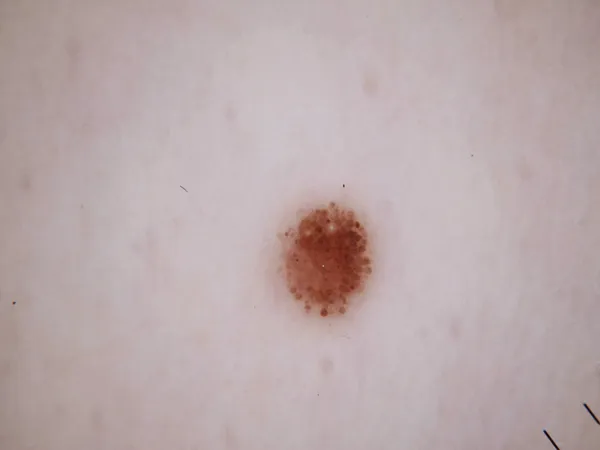
#> input picture assests/sample.webp, 600 x 450 px; its folder holds only this picture in this run
$ python -i scorer.py   (imports and definitions only)
#> lines starting #> are read from the running program, lines starting #| are printed output that depends on the picture; after the words box and inside, x2 and y2 are one past the last pixel; in counts of white or black regions, pixels touching at a corner belong together
#> further down, picture is the input picture: shape (450, 600, 3); mean B, G, R 171, 170, 186.3
# research/mst_scorer.py
import cv2
import numpy as np
import pandas as pd
from pathlib import Path
from sklearn.cluster import KMeans

PROCESSED_DIR = Path("../data/processed")
OUTPUT_CSV = Path("../data/mst_scores.csv")

def extract_skin_region(image):
    """
    Simple skin detection using HSV range
    """
    hsv = cv2.cvtColor(image, cv2.COLOR_BGR2HSV)
#> hsv: shape (450, 600, 3); mean H, S, V 120.8, 25, 186.3

    # Broad skin color range (works for multiple tones)
    lower = np.array([0, 20, 70], dtype=np.uint8)
    upper = np.array([20, 255, 255], dtype=np.uint8)

    mask = cv2.inRange(hsv, lower, upper)
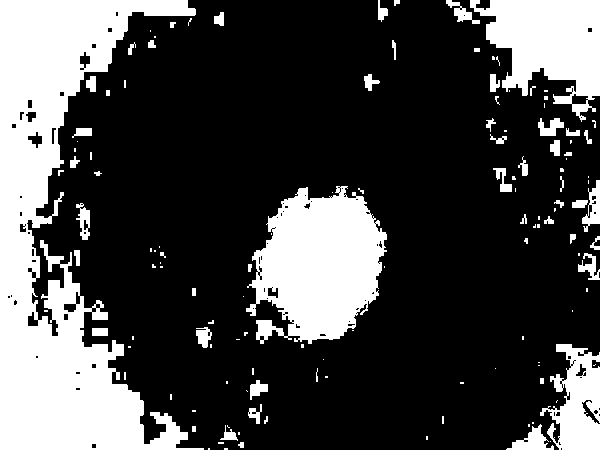
#> mask: shape (450, 600); 27.4% white; 132 white regions (76 under 20 px), largest, box (x1, y1, x2, y2) and area: (0, 0, 204, 450) 40039, (246, 186, 387, 344) 15003, (470, 0, 600, 122) 9212
    skin = cv2.bitwise_and(image, image, mask=mask)
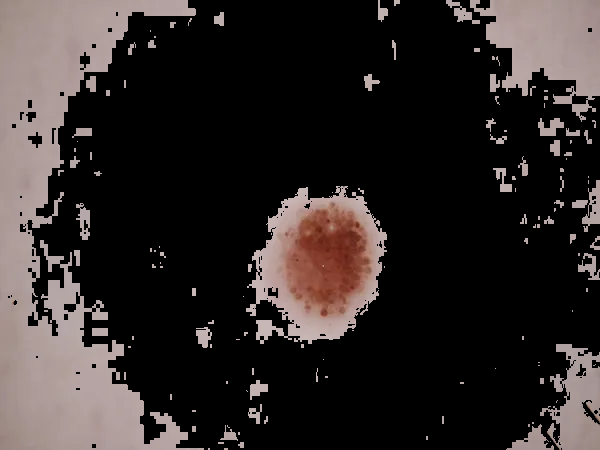
#> skin: shape (450, 600, 3); mean B, G, R 40.1, 41.2, 47.4

    return skin, mask

# [59 lines left out: functions get_dominant_color, rgb_to_mst, score_dataset, not called in this run]

# [2 lines not run here, left out]

>>> import cv2
>>> picture = cv2.imread('../../assests/sample.webp')
>>> result = extract_skin_region(picture)
